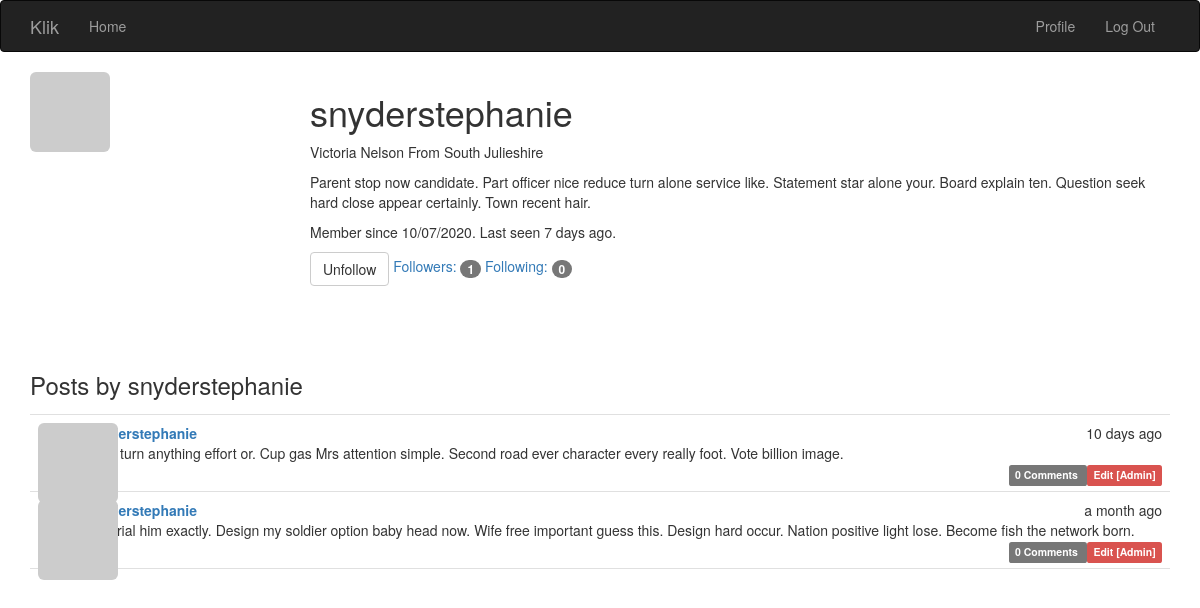
The app's page /user/snyderstephanie (signed in) with its own data.
### app/models.py (models this page shows, shortened)
class User(UserMixin, db.Model):
    __tablename__ = 'users'
    id = db.Column(db.Integer, primary_key=True)
    email = db.Column(db.String(64), unique=True, index=True)
    username = db.Column(db.String(64), unique=True, index=True)
    role_id = db.Column(db.Integer, db.ForeignKey('roles.id'))
    password_hash = db.Column(db.String(128))
    confirmed = db.Column(db.Boolean, default=False)
    name = db.Column(db.String(64))
    location = db.Column(db.String(64))
    about_me = db.Column(db.Text())
    member_since = db.Column(db.DateTime(), default=datetime.utcnow)
    last_seen = db.Column(db.DateTime(), default=datetime.utcnow)
    avatar_hash = db.Column(db.String(32))
    posts = db.relationship('Post', backref='author', lazy='dynamic')
    comments = db.relationship('Comment', backref='author', lazy='dynamic')
    followed = db.relationship('Follow',
                               foreign_keys=[Follow.follower_id],
                               backref=db.backref('follower', lazy='joined'),
                               lazy='dynamic',
                               cascade='all, delete-orphan')
    followers = db.relationship('Follow',
                                foreign_keys=[Follow.followed_id],
                                backref=db.backref('followed', lazy='joined'),
                                lazy='dynamic',
                                cascade='all, delete-orphan')
    @property
    def password(self):
        raise AttributeError('password is not a readable attribute')
    @login_manager.user_loader
    def load_user(user_id):
        return User.query.get(int(user_id))
    def can(self, perm):
        return self.role is not None and self.role.has_permission(perm)
    def is_administrator(self):
        return self.can(Permission.ADMIN)
    def ping(self):
        self.last_seen = datetime.utcnow()
        db.session.add(self)
        db.session.commit()
    def gravatar(self, size=100, default='identicon', rating='g'):
        if request.is_secure:
            url = 'https://secure.gravatar.com/avatar'
        else:
            url = 'http://www.gravatar.com/avatar'
        hash = self.avatar_hash or self.gravatar_hash()
        return '{url}/{hash}?s={size}&d={default}&r={rating}' \
               .format(url=url,
                       hash=hash,
                       size=size,
                       default=default,
                       rating=rating)
    def is_following(self, user):
        if user.id is None:
            return False
        return self.followed.filter_by(
            followed_id=user.id).first() is not None

class Post(db.Model):
    __tablename__ = 'posts'
    id = db.Column(db.Integer, primary_key=True)
    body = db.Column(db.Text)
    body_html = db.Column(db.Text)
    timestamp = db.Column(db.DateTime, index=True, default=datetime.utcnow)
    author_id = db.Column(db.Integer, db.ForeignKey('users.id'))
    comments = db.relationship('Comment', backref='post', lazy='dynamic')

### app/main/views.py (the view)
@main.route('/user/<username>')
def user(username):
    user = User.query.filter_by(username=username).first_or_404()
    if user is None:
        abort(404)
    posts = user.posts.order_by(Post.timestamp.desc()).all()
    return render_template('user.html', user=user, posts=posts)

### app/auth/views.py (called while the page is built)
@auth.before_app_request
def before_request():
    if current_user.is_authenticated:
        current_user.ping()

### app/main/__init__.py (called while the page is built)
@main.app_context_processor
def inject_permissions():
    return dict(Permission=Permission)

### app/models.py (called while the page is built)
    def has_permission(self, perm):
        return self.permissions & perm == perm

### app/templates/user.html (shortened to what this page needs)
{% extends "base.html" %}
{% block page_content %}
<img class="img-rounded profile-thumbnail" src="{{ user.gravatar(size=256) }}">
<div class="profile-header">
	<h1>{{ user.username }}</h1>
    {% if user.name or user.location %}
    <p>
        {% if user.name %}
            {{ user.name }}
        {% endif %}
        {% if user.location %}
            From {{user.location}}
        {% endif %}
    </p>
    {% endif %}
    {% if user.about_me %}
    <p>{{ user.about_me }}</p>
    {% endif %}
    <p>
        Member since {{ moment(user.member_since).format('L') }}.
        Last seen {{ moment(user.last_seen).fromNow() }}.
    </p>
    {% if current_user.can(Permission.FOLLOW) and user != current_user %}
        {% if not current_user.is_following(user) %}
        <a href="{{ url_for('.follow', username=user.username) }}"
            class="btn btn-primary">Follow</a>
        {% else %}
        <a href="{{ url_for('.unfollow', username=user.username) }}"
            class="btn btn-default">Unfollow</a>
        {% endif %}
    {% endif %}
    <a href="{{ url_for('.followers', username=user.username) }}">
        Followers: <span class="badge">{{ user.followers.count() - 1 }}</span>
    </a>
    <a href="{{ url_for('.followed_by', username=user.username) }}">
        Following: <span class="badge">{{ user.followed.count() - 1 }}</span>
    </a>
</div>
<h3>Posts by {{ user.username }}</h3>
{% include '_posts.html' %}
{% endblock %}

### app/templates/_posts.html
<ul class="posts">
    {% for post in posts %}
    <li class="post">
        <div class="post-thumbnail">
            <a href="{{ url_for('.user', username=post.author.username) }}">
                <img class="img-rounded profile-thumbnail" src="{{ post.author.gravatar(size=40) }}">
            </a>
        </div>
        <div class="post-content">
            <div class="post-date">{{ moment(post.timestamp).fromNow() }}</div>
            <div class="post-author">
                <a href="{{ url_for('.user', username=post.author.username) }}">
                    {{ post.author.username }}
                </a>
            </div>
            <div class="post-body">
                {% if post.body_html %}
                    {{ post.body_html | safe }}
                {% else %}
                    {{ post.body }}
                {% endif %}
            </div>
            <div class="post-footer">
                <a href="{{ url_for('.post', id=post.id) }}#comments">
                    <span class="label label-default">
                        {{ post.comments.count() }} Comments
                    </span>
                </a>
                {% if current_user == post.author %}
                <a href="{{ url_for('.edit', id=post.id) }}">
                    <span class="label label-primary">Edit</span>
                </a>
                {% elif current_user.is_administrator() %}
                <a href="{{ url_for('.edit', id=post.id) }}">
                    <span class="label label-danger">Edit [Admin]</span>
                </a>
                {% endif %}
            </div>
        </div>
    </li>
    {% endfor %}
</ul>

### app/static/styles.css (style rules this page uses)
.profile-thumbnail { position: absolute; }
.profile-header { min-height: 260px; margin-left: 280px; }
ul.posts { list-style-type: none; padding: 0px; margin: 16px 0px 0px 0px; border-top: 1px solid #e0e0e0; }
ul.posts li.post { padding: 8px; border-bottom: 1px solid #e0e0e0; }
div.post-date { float: right; }
div.post-author { font-weight: bold; }
div.post-thumbnail { position: absolute; }
div.post-content { margin-left: 48px; min-height: 48px; }
div.post-footer { text-align: right; }

### records on screen
User: username "snyderstephanie", name "Victoria Nelson", location "South Julieshire", about_me "Parent stop now candidate. Part officer nice reduce turn alone service like. Statement star alone your. Board explain ten. Question seek hard close appear certainly. Town recent hair.", member_since "10/07/2020", last_seen "7 days ago"
Post: timestamp "10 days ago", author.username "snyderstephanie", body "Here turn anything effort or. Cup gas Mrs attention simple. Second road ever character every really foot. Vote billion image.", comments.count "0"
Post: timestamp "a month ago", author.username "snyderstephanie", body "Material him exactly. Design my soldier option baby head now. Wife free important guess this. Design hard occur. Nation positive light lose. Become fish the network born.", comments.count "0"

### other values on screen
{{ user.followers.count() - 1 }} "1"
{{ user.followed.count() - 1 }} "0"
